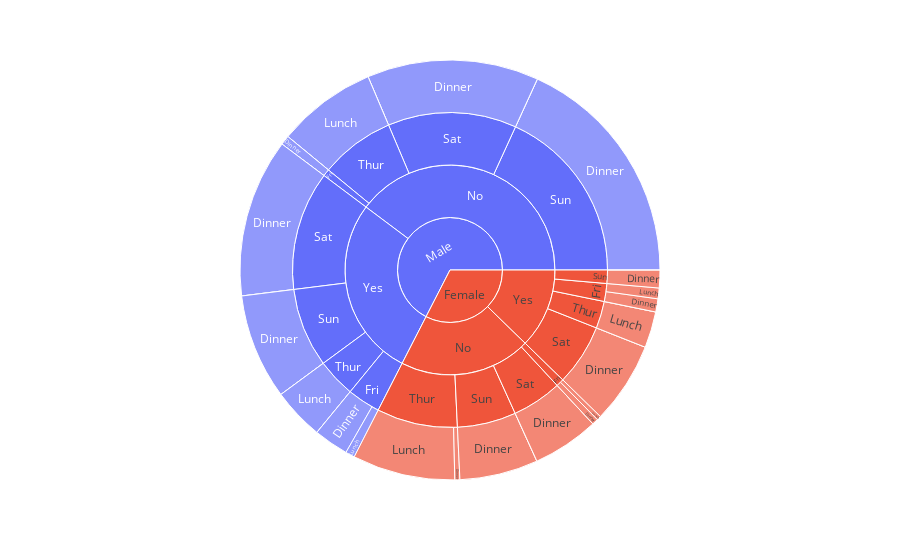

Write notebook code for a chart like this one.
### Code cell
# Total_Bill Data in the Sunburst Plot:
import plotly.express as px
import seaborn as sns
fig = px.sunburst(tips, 
                  path=['sex','smoker', 'day', 'time'], 
                  values='total_bill' , color='sex',
                  hover_data=['tip', 'day', 'time'])
# how can we add more values when we hover the pointer on the plot?
# Show the plot
fig.show()

### Figure 1 — Plotly figure (JSON) as saved in the notebook; plotly's stock layout.template omitted (floating-point values rounded to 4 significant figures; data arrays with more than 128 entries replaced by an {"elided": "..."} marker saying what was removed)
{"data": [{"branchvalues": "total", "customdata": {"elided": "54x4 mixed values"}, "domain": {"x": [0, 1], "y": [0, 1]}, "hovertemplate": "labels=%{label}<br>total_bill=%{value}<br>parent=%{parent}<br>id=%{id}<br>tip=%{customdata[0]}<br>day=%{customdata[1]}<br>time=%{customdata[2]}<br>sex=%{customdata[3]}<extra></extra>", "ids": ["Male/Yes/Thur/Lunch", "Female/Yes/Sun/Dinner", "Male/No/Sun/Lunch", "Female/Yes/Fri", "Female/No/Sat/Lunch", "Female/Yes/Fri/Dinner", "Male/No/Fri/Dinner", "Male/Yes/Thur/Dinner", "Male/No/Thur/Dinner", "Male", "Male/Yes/Fri/Lunch", "Female/Yes/Thur", "Male/Yes/Thur", "Female/No", "Male/No/Thur", "Male/No/Fri", "Female/No/Thur", "Male/Yes/Fri", "Male/Yes/Sat", "Female/Yes/Sat", "Male/No/Sat", "Female/No/Sat", "Male/Yes/Sun", "Female/Yes/Sun", "Male/No/Sun", "Female/No/Sun", "Male/Yes", "Female/Yes", "Male/No", "Female/No/Fri", "Female/No/Sun/Dinner", "Male/No/Sat/Dinner", "Male/Yes/Sun/Dinner", "Female/Yes/Thur/Lunch", "Male/No/Thur/Lunch", "Female/No/Thur/Lunch", "Female/Yes/Fri/Lunch", "Male/No/Fri/Lunch", "Female/No/Fri/Lunch", "Male/Yes/Sat/Lunch", "Female/Yes/Sat/Lunch", "Male/No/Sat/Lunch", "Male/Yes/Sun/Lunch", "Female/Yes/Sun/Lunch", "Female/No/Sun/Lunch", "Female/Yes/Thur/Dinner", "Female/No/Thur/Dinner", "Male/Yes/Fri/Dinner", "Female/No/Fri/Dinner", "Male/Yes/Sat/Dinner", "Female/Yes/Sat/Dinner", "Female/No/Sat/Dinner", "Male/No/Sun/Dinner", "Female"], "labels": ["Lunch", "Dinner", "Lunch", "Fri", "Lunch", "Dinner", "Dinner", "Dinner", "Dinner", "Male", "Lunch", "Thur", "Thur", "No", "Thur", "Fri", "Thur", "Fri", "Sat", "Sat", "Sat", "Sat", "Sun", "Sun", "Sun", "Sun", "Yes", "Yes", "No", "Fri", "Dinner", "Dinner", "Dinner", "Lunch", "Lunch", "Lunch", "Lunch", "Lunch", "Lunch", "Lunch", "Lunch", "Lunch", "Lunch", "Lunch", "Lunch", "Dinner", "Dinner", "Dinner", "Dinner", "Dinner", "Dinner", "Dinner", "Dinner", "Female"], "marker": {"colors": ["#636efa", "#EF553B", "#00cc96", "#EF553B", "#00cc96", "#EF553B", "#636efa", "#00cc96", "#00cc96", "#636efa", "#636efa", "#EF553B", "#636efa", "#EF553B", "#636efa", "#636efa", "#EF553B", "#636efa", "#636efa", "#EF553B", "#636efa", "#EF553B", "#636efa", "#EF553B", "#636efa", "#EF553B", "#636efa", "#EF553B", "#636efa", "#EF553B", "#EF553B", "#636efa", "#636efa", "#EF553B", "#636efa", "#EF553B", "#EF553B", "#00cc96", "#EF553B", "#00cc96", "#00cc96", "#00cc96", "#00cc96", "#00cc96", "#00cc96", "#00cc96", "#EF553B", "#636efa", "#EF553B", "#636efa", "#EF553B", "#EF553B", "#636efa", "#EF553B"]}, "name": "", "parents": ["Male/Yes/Thur", "Female/Yes/Sun", "Male/No/Sun", "Female/Yes", "Female/No/Sat", "Female/Yes/Fri", "Male/No/Fri", "Male/Yes/Thur", "Male/No/Thur", "", "Male/Yes/Fri", "Female/Yes", "Male/Yes", "Female", "Male/No", "Male/No", "Female/No", "Male/Yes", "Male/Yes", "Female/Yes", "Male/No", "Female/No", "Male/Yes", "Female/Yes", "Male/No", "Female/No", "Male", "Female", "Male", "Female/No", "Female/No/Sun", "Male/No/Sat", "Male/Yes/Sun", "Female/Yes/Thur", "Male/No/Thur", "Female/No/Thur", "Female/Yes/Fri", "Male/No/Fri", "Female/No/Fri", "Male/Yes/Sat", "Female/Yes/Sat", "Male/No/Sat", "Male/Yes/Sun", "Female/Yes/Sun", "Female/No/Sun", "Female/Yes/Thur", "Female/No/Thur", "Male/Yes/Fri", "Female/No/Fri", "Male/Yes/Sat", "Female/Yes/Sat", "Female/No/Sat", "Male/No/Sun", ""], "type": "sunburst", "values": [191.7, 66.16, 0, 88.58, 0, 48.8, 34.95, 0, 0, 3257.0, 34.16, 134.5, 191.7, 977.7, 369.7, 34.95, 400.4, 163.6, 589.6, 304, 637.7, 247.1, 392.1, 66.16, 877.3, 291.5, 1337.0, 593.3, 1920.0, 38.73, 291.5, 637.7, 392.1, 134.5, 369.7, 381.6, 39.78, 0, 15.98, 0, 0, 0, 0, 0, 0, 0, 18.78, 129.5, 22.75, 589.6, 304, 247.1, 877.3, 1571.0]}], "layout": {"legend": {"tracegroupgap": 0}, "margin": {"t": 60}}}
